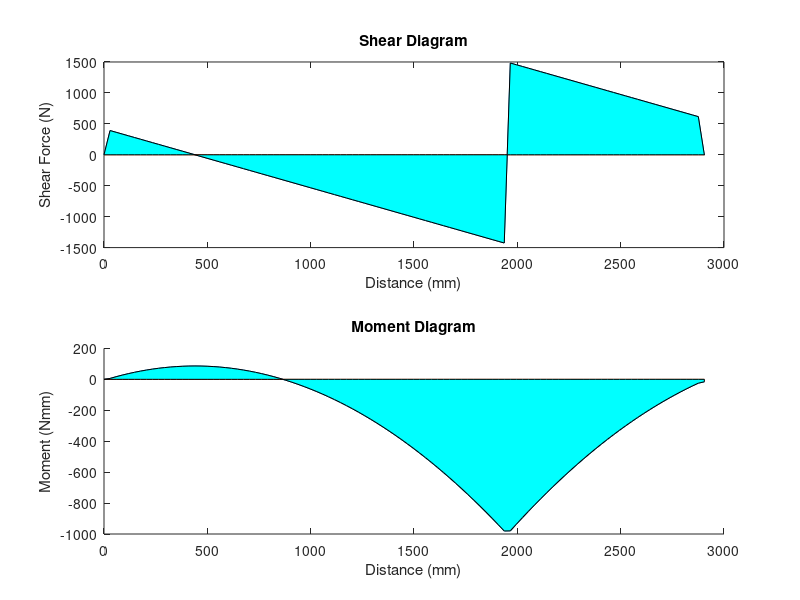

Source code (MATLAB):
%% Michael Keller Design Problem 1
% part 3
FyLoad = 5525/2;%N
FxLoad = 2011/2;%N
Fxpulley = 1276*cosd(27.7);%N
Fypulley = 1276*sind(27.7);%N
Lengthac = 2.9;%m
Lengthab = 1.950;%m 

%Sum of moments
Fr2y = ((Fypulley*Lengthac)+(FyLoad*Lengthac/2))/Lengthab;
%Sum of y forces 
Fr1y = - Fr2y + Fypulley + FyLoad;
%Sum of x forces 
Fr1x = Fxpulley+FxLoad;

%%

FD = FyLoad;
Fpmm = FD/2900;
F_ay = Fr1y;
F_py = Fypulley
F_by = Fr2y;


x = linspace(0,2905);
V = (F_ay - Fpmm*x).*(x>0)+F_by*(x>1950)-F_py*(x>2900);
plot(x,V)
M = cumtrapz(x,V);
M = M./1000;% mm to m
zero = V * 0;
figure (1)
subplot(211)
plot(x,V)
hold on
plot(x, zero)
xlabel('Distance (mm)')
ylabel('Shear Force (N)')
title('Shear Diagram')

x2 = [x, fliplr(x)];
inBetween = [V, fliplr(zero)];
fill(x2, inBetween, 'cyan');

hold off
subplot(212)
hold on 
plot(x,M)
plot(x,zero)
xlabel('Distance (mm)')
ylabel('Moment (Nmm)')
title('Moment Diagram')


x2 = [x, fliplr(x)];
inBetween = [M, fliplr(zero)];
fill(x2, inBetween, 'cyan');


hold off

%% Calculations
Vmax = max(V);
Mmax = max(M);
Vmin = min(V);
Mmax = abs(min(M));
%height = 3.5 inches
%width = 0.25 inches 
%Max moment at 2900mm
%Max shear at 1966mm
fprintf('Max shear = %f \n',Vmax)
fprintf('Max Moment = %f \n', Mmax)
prompt = 'What is the height in inches? ';
height = 3.5*.0254;
c = height/2;
prompt = 'What is the width in inches? ';
width = .25*.0254;% between 1/8 and 1.5 inches
I = (1/12)*width*height^3;
bendingStress = (Mmax*c)/I;%N/mm^2
force = Fr1x; %pully in x direction
axialStress = force/(height*width);%N/mm^2
totalStress = axialStress + bendingStress;


totalStressI = totalStress*0.000145038;
fprintf('Total Stress = %f PSI \n', totalStressI)
fprintf('Total Stress < 60%% of 50,000 PSI, Sy of steel bar \n')
%% stress concentrations 

x_axis = 5/40;
line = height/40;
%look at chart for Kt
Kt = 1.75;

%% stress in end of beam 

endHeight = .40;
endWidth = width/1000;
endAxial = force/(endHeight*endWidth);
endc = 20;
endI = (1/12)*endWidth*endHeight^3;
endbendingStress = (abs(M(94))*endc)/endI;%N/mm^2
endtotalStress = endAxial + endbendingStress;
endtotalStressI = endtotalStress * .000000000145038;

% multiply max end total stress to get stress at stress concentration 
endtotalStressI = endtotalStressI * Kt;

fprintf('Total Stress in end = %f PSI \n', endtotalStressI)

%% deflection 

w = .9525;%N/mm

%Cantilever - point force - thick 
ymax1 = (F_py*.800^3)/(3*215*10^9*I*2);% Table A-9 in mm
%Cantilever - point force - thin 
ymax1end = (F_py*.150^3)/(3*215*10^9*endI*2);% Table A-9 in mm
%Cantilever - uniform - thick 
ymax2 = (w*.800^4)/(8*215*10^9*I*2);% Table A-9 in mm
%Cantilever - uniform - thin
ymax2end = (w*.150^4)/(8*215*10^9*endI*2);% Table A-9 in mm
totaly2 = (ymax1end+ymax2end)*100/2;
totaly = (ymax1+ymax2)*10/6;%convertion 
fprintf('Total deleflection cantilever thick end = %f m \n', totaly)
fprintf('Total deleflection cantilever thin end = %f m \n', totaly2)
fprintf('These are under .003 m \n')
fprintf('Peak stress is at peak moment, x = 2 m \n')
%dual supported 